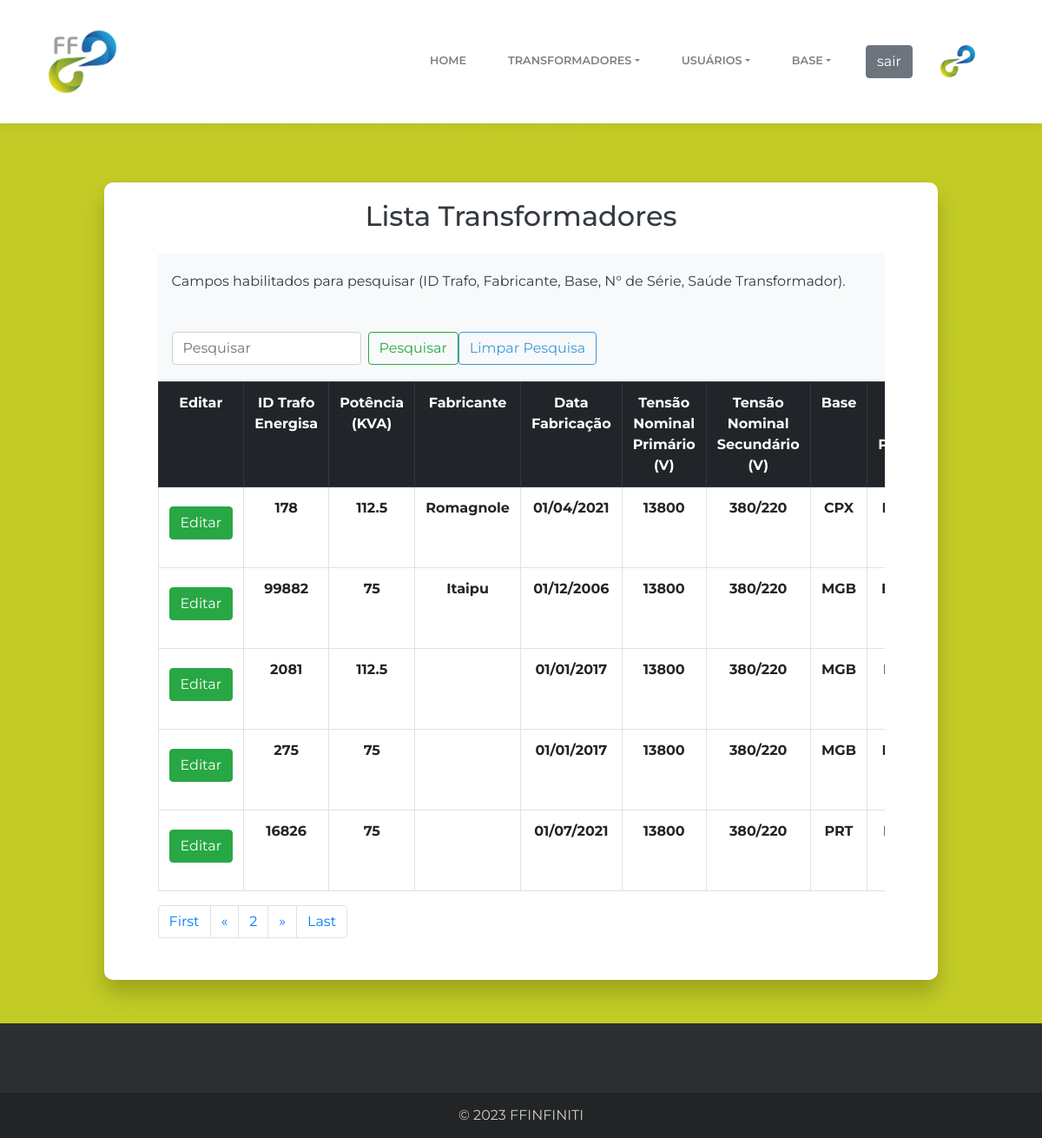
Screenshot of /paginas/list.transformers.php?page=2 (signed in) with the database file from the repository.
### tables this page shows
CREATE TABLE `transformers` (
  `id` int NOT NULL AUTO_INCREMENT,
  `idTrafo` int DEFAULT NULL,
  `potencia` float DEFAULT NULL,
  `fabricante` varchar(255) DEFAULT NULL,
  `anoFabricacao` datetime DEFAULT NULL,
  `tensaoNominalPrimario` int DEFAULT NULL,
  `tensaoNominalSecundario` varchar(255) DEFAULT NULL,
  `base` varchar(255) DEFAULT NULL,
  `numerodeSeriePrototipo` varchar(255) DEFAULT NULL,
  `node` varchar(255) DEFAULT NULL,
  `x` float DEFAULT NULL,
  `y` float DEFAULT NULL,
  `coordenadaX` varchar(255) DEFAULT NULL,
  `coordenadaY` varchar(255) DEFAULT NULL,
  `healthTransformers` varchar(255) DEFAULT NULL,
  `isActive` tinyint(1) DEFAULT NULL,
  `calibrationVa` int DEFAULT '0',
  `calibrationVb` int DEFAULT '0',
  `calibrationVc` int DEFAULT '0',
  `calibrationIa` int DEFAULT '0',
  `calibrationIb` int DEFAULT '0',
  `calibrationIc` int DEFAULT '0',
  PRIMARY KEY (`id`),
  UNIQUE KEY `numerodeSeriePrototipo_UNIQUE` (`numerodeSeriePrototipo`),
  UNIQUE KEY `node_UNIQUE` (`node`)
);

### dao/transformersDao.php (called while the page is built, shortened)
<?php
	function listTransformersPagination($start, $limit){
    	$conn = conectar();
    	$sql = "select * from transformers order by id limit $start, $limit";
		$result = mysqli_query($conn,$sql);
		return $result;
	}
	function countNumberValuesTransformersToPagination(){
    	$conn = conectar();
    	$sql = "select count(id) count from transformers;";
		$result = mysqli_query($conn,$sql) -> fetch_array(MYSQLI_NUM);
		return $result;
	}
?>

### functions/pagination.php (called while the page is built, shortened)
<?php
    if(isset($_GET['page']))
    	$page = filter_input(INPUT_GET, "page", FILTER_VALIDATE_INT);
    function totalPages($countRegisters, $limit){
        $result = ceil($countRegisters / $limit);
        return $result;
    }
?>

### paginas/list.transformers.php (the view, shortened to what this page needs)
<?php
	include_once('../template/header.php');
    require_once('../dao/transformersDao.php');
	require_once('../functions/pagination.php');
?>
			 <section id="listtransformers" class="sections degrade" style="">
	            <div class="container">
                    <div class="content" style="width: 90%;height: 95%;">
		                <div class="table-responsive" style="padding-top: 20px; min-height: 600px;">
		                	<div class="form-group text-center h2">
                        		<label class="text-center text-dark">Lista Transformadores</label>
                    		</div>
                    		<nav class="navbar navbar-light bg-light">
								<label class="text-center text-dark">Campos habilitados para pesquisar (ID Trafo, Fabricante, Base, N° de Série, Saúde Transformador).</label>
							</nav>
							<?php
								include_once('../template/search.php');
								if(!isset($_GET['search'])){
								    $resultTransformers = listTransformersPagination($start, $limit);
									$countRegisters = countNumberValuesTransformersToPagination();
									$countRegisters = $countRegisters[0];
								} else{
									$valueSearch = $_GET['search'];
									$resultTransformers = listTransformersSearch($valueSearch, $start, $limit);
									$countRegisters = countNumberValuesTransformersToPaginationSearch($valueSearch);
									$countRegisters = $countRegisters[0];
								}
							?>
							<table class="table table-bordered">
								<tbody>
						    		<?php if(!$countRegisters == 0): ?>
										<tr class="text-center thead-dark ">
										<th scope="row">Editar</th>
								    	<th scope="row">ID Trafo Energisa</th>
								    	<th scope="row">Potência (KVA)</th>
								    	<th scope="row">Fabricante</th>
								    	<th scope="row">Data Fabricação</th>
								    	<th scope="row">Tensão Nominal Primário (V)</th>
								    	<th scope="row">Tensão Nominal Secundário (V)</th>
								    	<th scope="row">Base</th>
								    	<th scope="row">N° de Série Protótipo</th>
									</tr>
				                   		<?php
				                   			while($transformer = mysqli_fetch_array($resultTransformers)){
										 		echo '<tr class="text-center">';
									    			echo '<th scope="row">';
										    			echo '<form action="../forms/form.edit.transformer.php" method="post" style="">';
									                            echo '<button class="btn btn-success" type="submit">Editar</button>';
									                  	echo '</form>';
									    			echo '</th>';
									    			echo '<th scope="row">'.$transformer['idTrafo'].'</th>';
									    			echo '<th scope="row">'.$transformer['potencia'].'</th>';
									    			echo '<th scope="row">'.$transformer['fabricante'].'</th>';
									    			echo '<th scope="row">'.(new DateTime($transformer['anoFabricacao']))->format('d/m/Y').'</th>';
									    			echo '<th scope="row">'.$transformer['tensaoNominalPrimario'].'</th>';
									    			echo '<th scope="row">'.$transformer['tensaoNominalSecundario'].'</th>';
									    			echo '<th scope="row">'.$transformer['base'].'</th>';
									    			echo '<th scope="row">'.$transformer['numerodeSeriePrototipo'].'</th>';
									    		echo '</tr>';
										    }
										?>
									<?php else: ?>
										<tr class="text-center thead-dark ">
									    	<th scope="row">Nenhum resultado encontrado...</th>
										</tr>
									<?php endif;?>
								</tbody>
							</table>
						</div>
						<?php
							if(!empty($countRegisters))
								include_once('../template/pagination.php');
						?>
		        	</div>
		        </div>
	         </section>
<?php
	include_once('../template/footer.php');
?>

### template/header.php (shortened to what this page needs)
<!DOCTYPE html>
<html>
	 <head>
		 <link rel="stylesheet" href="../assets/bootstrap/css/bootstrap.min.css">
	     <link rel="stylesheet" href="../assets/fonts/simple-line-icons.min.css">
	     <link rel="stylesheet" href="../assets/css/style.css">
	     <link rel="stylesheet" href="https://cdnjs.cloudflare.com/ajax/libs/baguettebox.js/1.10.0/baguetteBox.min.css">
	 </head>
	 <body>
	     <nav class="navbar navbar-light navbar-expand-lg bg-white clean-navbar fixed-top">
	         <div class="container">
	         	<a class="navbar-brand logo" href="../index.php"><img src="../assets/img/header/logo.png" width="100" height="auto" class="d-inline-block align-top" loading="lazy" /></a>
	             <div
	                class="collapse navbar-collapse" id="navcol-1">
	                <ul class="nav navbar-nav ml-auto">
	                    <li class="nav-item" role="presentation">
	                    	<a class="nav-link" href="../index.php">Home</a>
	                    </li>
	                    <li class="nav-item dropdown" role="presentation" >
				                <a class="nav-link dropdown-toggle" data-toggle="dropdown" href="#">Transformadores</a>
				        </li>
	                    <li class="nav-item dropdown" role="presentation" >
				                <a class="nav-link dropdown-toggle" data-toggle="dropdown" href="#">Usuários</a>
				        </li>
				        <li class="nav-item dropdown" role="presentation" >
				                <a class="nav-link dropdown-toggle" data-toggle="dropdown" href="#">Base</a>
				        </li>
	                    <li class="nav-item" role="presentation">
	                    	<a href="../functions/logout.php"><button class="btn btn-secondary" type="submit">sair</button></a>
	                    </li>
	                    <li class="nav-item" role="presentation">
	                     	<img src="../assets/img/header/logo_empresa.png" width="40" height="auto" class="d-inline-block align-top" loading="lazy" />
	                    </li>
	                 </ul>
	        </div>
	        </div>
	    </nav>
		<main class="page landing-page">

### template/search.php
<?php
  $currentPage = strtok($_SERVER["REQUEST_URI"], '?');
  $arrayCurrentPage = explode("/", $currentPage);
  foreach ($arrayCurrentPage as $valor) {
    if(str_contains($valor, '.php')){
      $cleanSearch = $valor;
      break;
    }
  }
?>
<nav class="navbar navbar-light bg-light">
  <form class="form-inline" action="">
    <input class="form-control mr-sm-2" type="search" placeholder="Pesquisar" aria-label="Pesquisar" name="search" value="<?php if(isset($_GET['search'])) echo $_GET['search']; ?>">
    <button class="btn btn-outline-success my-2 my-sm-0" type="submit">Pesquisar</button>
    <a class="btn btn-outline-info my-2 my-sm-0" href="<?=$cleanSearch?>">Limpar Pesquisa</a>
  </form>
</nav>

### template/pagination.php (shortened to what this page needs)
<?php
	$totalPages = totalPages($countRegisters, $limit);
	$navigationPageFirst = '';
	$navigationPagePrevious = '';
	$navigationPageNext = '';
	$navigationPageLast = '';
	if(isset($_GET['search'])){
		$navigationPageFirst = '?page=1&search='.$valueSearch;
		$navigationPagePrevious = '?page='.($page-1).'&search='.$valueSearch;
		$navigationPageNext = '?page='.($page+1).'&search='.$valueSearch;
		$navigationPageLast = '?page='.$totalPages.'&search='.$valueSearch;
	}else{
		$navigationPageFirst = '?page=1';
		$navigationPagePrevious = '?page='.($page-1);
		$navigationPageNext = '?page='.($page+1);
		$navigationPageLast = '?page='.$totalPages;
	}
?>
<div id="pagination">
	<nav aria-label="Page navigation">
		<ul class="pagination">
			<li class="page-item">
    			<a class="page-link" href="<?=$navigationPageFirst?>">First</a>
    		</li>
    		<?php if($page>1): ?>
				<li class="page-item">
					<a class="page-link" href="<?=$navigationPagePrevious?>" aria-label="Previous">
						<span aria-hidden="true">&laquo;</span>
					</a>
				</li>
			<?php endif;?>
			<li class="page-item"><a class="page-link" href="#"><?=$page?></a></li>
    		<?php if($page<$totalPages): ?>
				<li class="page-item">
					<a class="page-link" href="<?=$navigationPageNext?>" aria-label="Next">
						<span aria-hidden="true">&raquo;</span>
					</a>
				</li>
			<?php endif;?>
			<li class="page-item">
    			<a class="page-link" href="<?=$navigationPageLast?>">Last</a>
    		</li>
		</ul>
	</nav>
</div>

### template/footer.php (shortened to what this page needs)
     </main>
     <footer class="page-footer dark">
         <div class="footer-copyright">
             <p>© 2023 FFINFINITI</p>
         </div>
     </footer>
 </body>
</html>

### assets/css/style.css (style rules this page uses)
.degrade { width: 100%; overflow: hidden; display: flex; justify-content: center; align-items: center; background: linear-gradient(-45deg, #C3CC25, #C3CC26); background-attachment: fixed; overflow: hidden; position: relative; background-size: cover; text-align: justify; padding-top: 5rem; }
.sections .container { background: #fff; border-radius: 10px; box-shadow: 0 15px 25px rgba(0,0,0,0.2); width: 80%; display: flex; justify-content: center; align-items: center; flex-wrap: wrap; margin-top: 50px; margin-bottom: 50px; padding-bottom: 2rem; }
.sections .btn { margin-top: 10px; margin-bottom: 20px; }
a { color: #fff; }

### rows the page displays
transformers: idTrafo "178", potencia "112.5", fabricante "Romagnole", anoFabricacao "01/04/2021", tensaoNominalPrimario "13800", tensaoNominalSecundario "380/220", base "CPX"
transformers: idTrafo "99882", potencia "75", fabricante "Itaipu", anoFabricacao "01/12/2006", tensaoNominalPrimario "13800", tensaoNominalSecundario "380/220", base "MGB"
transformers: idTrafo "2081", potencia "112.5", anoFabricacao "01/01/2017", tensaoNominalPrimario "13800", tensaoNominalSecundario "380/220", base "MGB"
transformers: idTrafo "275", potencia "75", anoFabricacao "01/01/2017", tensaoNominalPrimario "13800", tensaoNominalSecundario "380/220", base "MGB"
transformers: idTrafo "16826", potencia "75", anoFabricacao "01/07/2021", tensaoNominalPrimario "13800", tensaoNominalSecundario "380/220", base "PRT"

### other values shown
$page "2"
